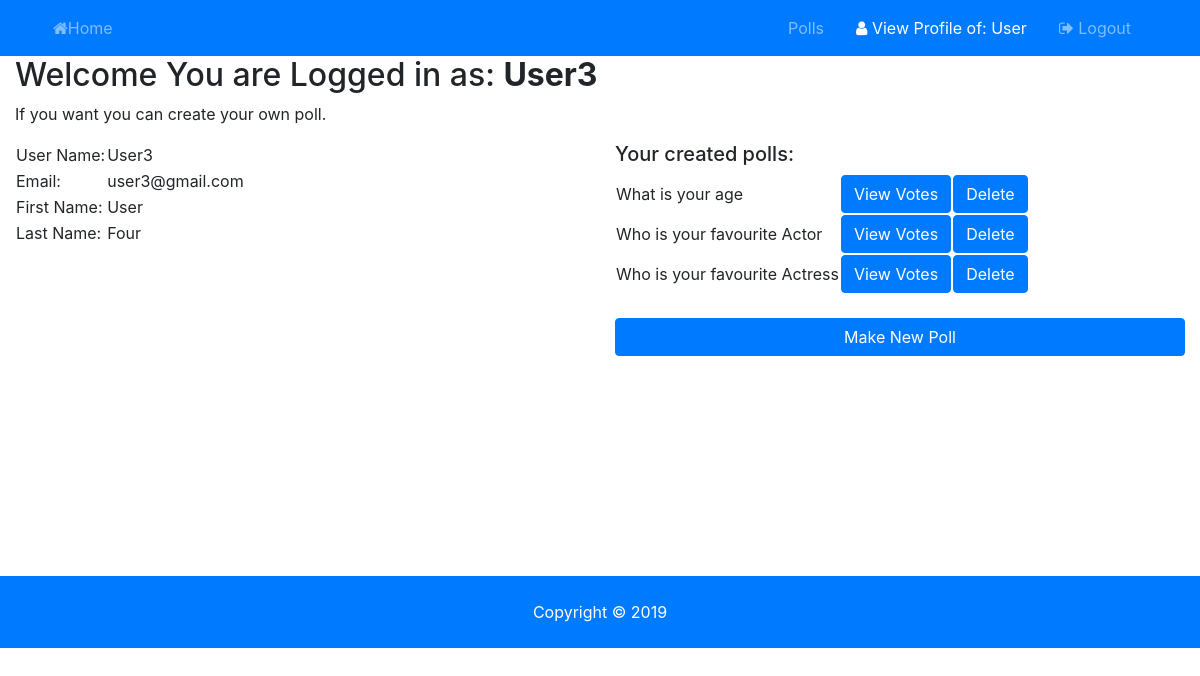
Screenshot of /signed-In/ (signed in) with the database file from the repository.
### pollapp/models.py (models this page shows, shortened)
class MakePoll(models.Model):
    owner = models.ForeignKey(User,on_delete=models.CASCADE,default = 1)
    question = models.CharField(max_length = 200)
    optionone = models.CharField(max_length = 200)
    optiontwo = models.CharField(max_length = 200)
    optionthree = models.CharField(max_length = 200)
    optionfour = models.CharField(max_length = 200)

### regLogin/views.py (the view)
# urls.py: path('signed-In/',views.Profile,name = "signedIn")
def Profile(request):
    if request.user.is_authenticated:
        user_id = request.user.id
        user_detail = User.objects.get(id = user_id)
        Questions = MakePoll.objects.filter(owner = user_detail)
        if Questions:
            return render(request,'regLogin/profile.html',{'Questions':Questions,'user_detail':user_detail})
        else:
            Questions = None
            return render(request,'regLogin/profile.html',{'Questions':Questions,'user_detail':user_detail})

### templates/regLogin/profile.html
{% extends 'base.html' %}
{% load static %}
{% block bodyblock %}
<div class="container-fluid" style="height:520px">
  <h2>Welcome You are Logged in as: <b>{{user_detail.username}}</b> </h2>
  <p>If you want you can create your own poll.</p>
  <div class="row">
        <div class="col-6">
            <table>
                <tr>
                    <td>User Name:</td>
                    <td>{{user_detail.username}}</td>
                </tr>
                <tr>
                    <td>Email:</td>
                    <td>{{user_detail.email}}</td>
                </tr>
                <tr>
                    <td>First Name:</td>
                    <td>{{user_detail.first_name}}</td>
                </tr>
                <tr>
                    <td>Last Name:</td>
                    <td>{{user_detail.last_name}}</td>
                </tr>
            </table>
        </div>
        <div class="col-6">
            {% if Questions is not None %}
                <h5>Your created polls:</h5>
                <table>
                    {% for question in Questions %}
                    <tr>
                        <td>{{question.question}}</td>
                        <td><a class="btn btn-primary btn-block" href="{% url 'ViewVotes' question.id%}">View Votes</a></td>
                        <td><a class="btn btn-primary btn-block" href="{% url 'DeletePoll' question.id%}">Delete</a></td>
                    </tr>
                    {% endfor %}
                </table>
                <br>
            {% else %}
            <p> <b>You do not have any poll. </b> </p> <br>
            {% endif %}
            <a class="btn btn-primary btn-block" href="{% url 'newpoll' %}">Make New Poll</a>
        </div>
  </div>
</div>
{% endblock %}

### templates/navFooter/navbar.html (shortened to what this page needs)
{% load static %}
<nav class="navbar navbar-expand-lg navbar-dark bg-primary sticky-top">
    <div class="container">
        <div class="collapse navbar-collapse" id="navbarNavAltMarkup">
            <ul class="navbar-nav">
                <li
                    {% if '/' == request.path %}
                      class="nav-item active mr-3"
                    {% else %}
                      class="nav-item mr-3"
                    {% endif %}
                    >
                    <a class="nav-link" href="{% url 'HomePage' %}"><i class="fa fa-home"></i>Home</a>
                </li>
            </ul>
            <ul class="navbar-nav ml-auto">
                <li
                    {% if 'poll-list' in request.path %}
                      class="nav-item active mr-3"
                    {% else %}
                      class="nav-item mr-3"
                    {% endif %}
                    >
                    <a class="nav-link" href="{% url 'PollList' %}">Polls</a>
                </li>
                {% if user.is_authenticated %}
                    <li
                        {% if 'signed-In' in request.path %}
                          class="nav-item active mr-3"
                        {% else %}
                          class="nav-item mr-3"
                        {% endif %}
                        >
                        <a class="nav-link" href="{% url 'signedIn' %}"><i class='fa fa-user'></i> View Profile of: {{user.first_name}}</a>
                    </li>
                    <li class="nav-item mr-3">
                        <a href="javascript:{document.getElementById('logoutview').submit()}" class="nav-link">
                            <i class="fa fa-sign-out"></i> Logout
                        </a>
                    </li>
                {% endif %}
            </ul>
        </div>
    </div>
</nav>

### rows the page displays
MakePoll: question "What is your age"
MakePoll: question "Who is your favourite Actor"
MakePoll: question "Who is your favourite Actress"

### other values shown
{{ user.first_name }} "User"
{{ user_detail.username }} "User3"
{{ user_detail.email }} "user3@gmail.com"
{{ user_detail.first_name }} "User"
{{ user_detail.last_name }} "Four"
